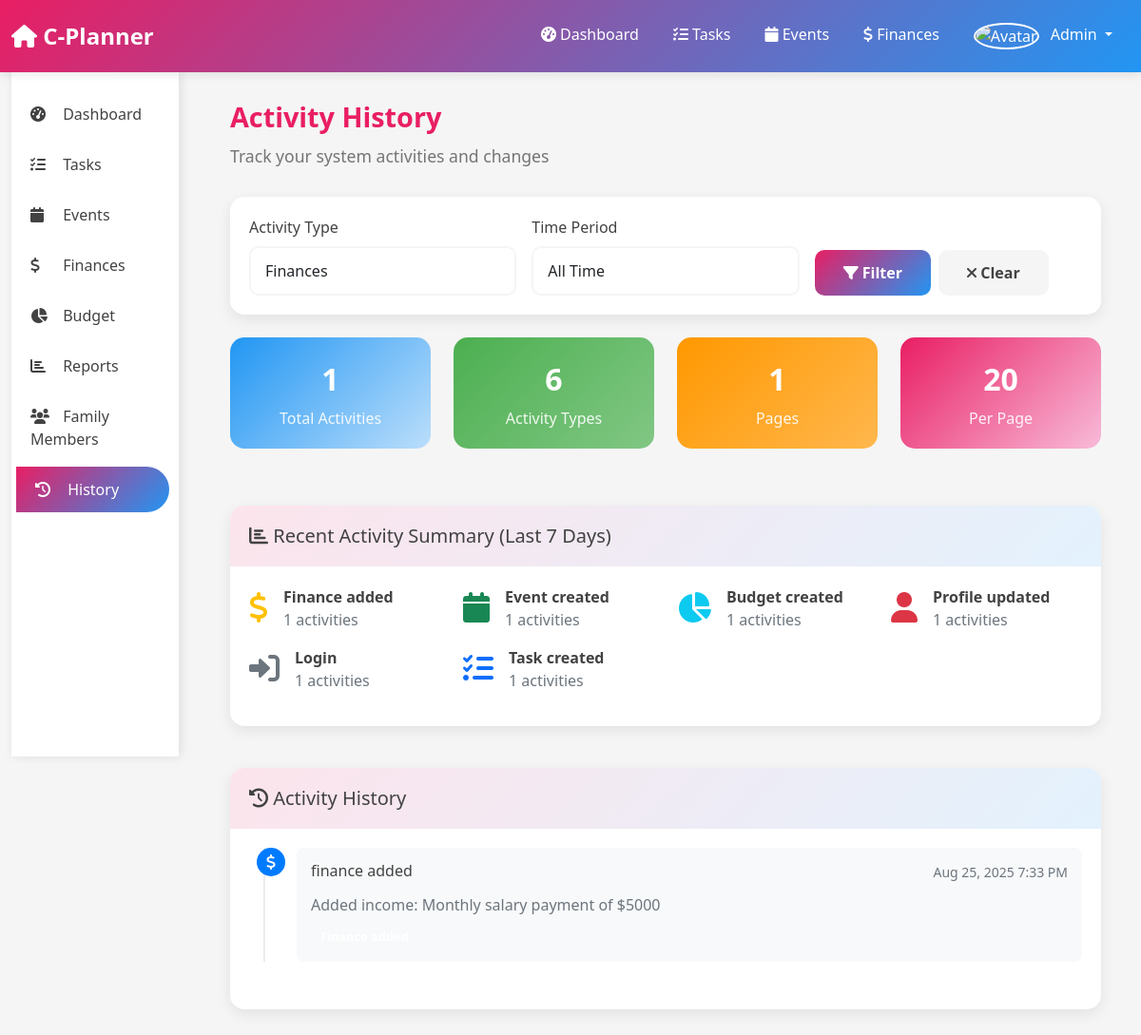
Page /history.php?type=finance (signed in) on the committed database.
### tables this page shows
CREATE TABLE activity_log (
    id INT PRIMARY KEY AUTO_INCREMENT,
    user_id INT NOT NULL,
    activity_type ENUM('task_created', 'task_completed', 'task_updated', 'event_created', 'event_updated', 'finance_added', 'finance_updated', 'budget_created', 'budget_updated', 'profile_updated', 'login', 'logout') NOT NULL,
    description TEXT NOT NULL,
    entity_type ENUM('task', 'event', 'finance', 'budget', 'profile', 'system') NOT NULL,
    entity_id INT,
    ip_address VARCHAR(45),
    user_agent TEXT,
    created_at TIMESTAMP DEFAULT CURRENT_TIMESTAMP,
    FOREIGN KEY (user_id) REFERENCES users(id) ON DELETE CASCADE
);

### history.php (the view, shortened to what this page needs)
<?php
$database = new Database();
$db = $database->getConnection();
$filter_type = $_GET['type'] ?? 'all';
$filter_date = $_GET['date'] ?? 'all';
$page = max(1, intval($_GET['page'] ?? 1));
$per_page = 20;
$offset = ($page - 1) * $per_page;
$where_conditions = ["user_id = ?"];
$params = [$_SESSION['user_id']];
if ($filter_type != 'all') {
    $where_conditions[] = "entity_type = ?";
    $params[] = $filter_type;
}
$where_clause = implode(' AND ', $where_conditions);
$count_query = "SELECT COUNT(*) as total FROM activity_log WHERE $where_clause";
$count_stmt = $db->prepare($count_query);
$count_stmt->execute($params);
$total_records = $count_stmt->fetch(PDO::FETCH_ASSOC)['total'];
$total_pages = ceil($total_records / $per_page);
$history_query = "SELECT * FROM activity_log WHERE $where_clause ORDER BY created_at DESC LIMIT ? OFFSET ?";
$history_stmt = $db->prepare($history_query);
foreach ($params as $key => $value) {
    $history_stmt->bindValue($key + 1, $value);
}
$history_stmt->bindValue(count($params) + 1, (int)$per_page, PDO::PARAM_INT);
$history_stmt->bindValue(count($params) + 2, (int)$offset, PDO::PARAM_INT);
$history_stmt->execute();
$activities = $history_stmt->fetchAll(PDO::FETCH_ASSOC);
$recent_query = "SELECT activity_type, COUNT(*) as count FROM activity_log
                 WHERE user_id = ? AND created_at >= DATE_SUB(NOW(), INTERVAL 7 DAY)
                 GROUP BY activity_type ORDER BY count DESC";
$recent_stmt = $db->prepare($recent_query);
$recent_stmt->execute([$_SESSION['user_id']]);
$recent_activities = $recent_stmt->fetchAll(PDO::FETCH_ASSOC);
include 'includes/header.php';
?>
<div class="page-header">
    <h1 class="page-title">Activity History</h1>
    <p class="page-subtitle">Track your system activities and changes</p>
</div>
<div class="card mb-4">
    <div class="card-body">
        <form method="GET" class="row g-3">
            <div class="col-md-4">
                <label for="type" class="form-label">Activity Type</label>
                <select class="form-control" id="type" name="type">
                    <option value="finance" <?php echo $filter_type == 'finance' ? 'selected' : ''; ?>>Finances</option>
                </select>
            </div>
            <div class="col-md-4">
                <label for="date" class="form-label">Time Period</label>
                <select class="form-control" id="date" name="date">
                    <option value="all" <?php echo $filter_date == 'all' ? 'selected' : ''; ?>>All Time</option>
                </select>
            </div>
            <div class="col-md-4 d-flex align-items-end">
                <button type="submit" class="btn btn-primary me-2">
                    <i class="fas fa-filter"></i> Filter
                </button>
                <a href="history.php" class="btn btn-secondary">
                    <i class="fas fa-times"></i> Clear
                </a>
            </div>
        </form>
    </div>
</div>
<div class="row mb-4">
    <div class="col-lg-3 col-md-6 mb-3">
        <div class="stats-card blue">
            <div class="stats-number"><?php echo $total_records; ?></div>
            <div class="stats-label">Total Activities</div>
        </div>
    </div>
    <div class="col-lg-3 col-md-6 mb-3">
        <div class="stats-card green">
            <div class="stats-number"><?php echo count($recent_activities); ?></div>
            <div class="stats-label">Activity Types</div>
        </div>
    </div>
    <div class="col-lg-3 col-md-6 mb-3">
        <div class="stats-card orange">
            <div class="stats-number"><?php echo $total_pages; ?></div>
            <div class="stats-label">Pages</div>
        </div>
    </div>
    <div class="col-lg-3 col-md-6 mb-3">
        <div class="stats-card pink">
            <div class="stats-number"><?php echo $per_page; ?></div>
            <div class="stats-label">Per Page</div>
        </div>
    </div>
</div>
<?php if (!empty($recent_activities)): ?>
<div class="row mb-4">
    <div class="col-12">
        <div class="card">
            <div class="card-header">
                <h5 class="mb-0">
                    <i class="fas fa-chart-bar"></i> Recent Activity Summary (Last 7 Days)
                </h5>
            </div>
            <div class="card-body">
                <div class="row">
                    <?php foreach ($recent_activities as $activity): ?>
                        <div class="col-md-3 col-sm-6 mb-3">
                            <div class="d-flex align-items-center">
                                <div class="activity-icon me-3">
                                    <?php
                                    $icon = '';
                                    $color = '';
                                    switch ($activity['activity_type']) {
                                        case 'task_created':
                                        case 'task_completed':
                                        case 'task_updated':
                                            $icon = 'fas fa-tasks';
                                            $color = 'text-primary';
                                            break;
                                        case 'event_created':
                                        case 'event_updated':
                                            $icon = 'fas fa-calendar';
                                            $color = 'text-success';
                                            break;
                                        case 'finance_added':
                                        case 'finance_updated':
                                            $icon = 'fas fa-dollar-sign';
                                            $color = 'text-warning';
                                            break;
                                        case 'budget_created':
                                        case 'budget_updated':
                                            $icon = 'fas fa-chart-pie';
                                            $color = 'text-info';
                                            break;
                                        case 'profile_updated':
                                            $icon = 'fas fa-user';
                                            $color = 'text-danger';
                                            break;
                                        case 'login':
                                        case 'logout':
                                            $icon = 'fas fa-sign-in-alt';
                                            $color = 'text-secondary';
                                            break;
                                    }
                                    ?>
                                    <i class="<?php echo $icon; ?> <?php echo $color; ?> fa-2x"></i>
                                </div>
                                <div>
                                    <div class="fw-bold"><?php echo ucfirst(str_replace('_', ' ', $activity['activity_type'])); ?></div>
                                    <div class="text-muted"><?php echo $activity['count']; ?> activities</div>
                                </div>
                            </div>
                        </div>
                    <?php endforeach; ?>
                </div>
            </div>
        </div>
    </div>
</div>
<?php endif; ?>
<div class="card">
    <div class="card-header">
        <h5 class="mb-0">
            <i class="fas fa-history"></i> Activity History
        </h5>
    </div>
    <div class="card-body">
        <?php if (empty($activities)): ?>
            <p class="text-muted text-center">No activities found for the selected filters.</p>
        <?php else: ?>
            <div class="d-none d-md-block">
                <div class="timeline">
                    <?php foreach ($activities as $activity): ?>
                        <div class="timeline-item">
                            <div class="timeline-marker">
                                <?php
                                $icon = '';
                                switch ($activity['activity_type']) {
                                    case 'finance_added':
                                    case 'finance_updated':
                                        $icon = 'fas fa-dollar-sign';
                                        break;
                                }
                                ?>
                                <i class="<?php echo $icon; ?> text-white"></i>
                            </div>
                            <div class="timeline-content">
                                <div class="timeline-header">
                                    <h6 class="mb-1"><?php echo htmlspecialchars(str_replace('_', ' ', $activity['activity_type'])); ?></h6>
                                    <small class="text-muted">
                                        <?php echo date('M j, Y g:i A', strtotime($activity['created_at'])); ?>
                                    </small>
                                </div>
                                <div class="timeline-body">
                                    <p class="mb-2"><?php echo htmlspecialchars($activity['description']); ?></p>
                                    <span class="badge badge-info"><?php echo ucfirst(str_replace('_', ' ', $activity['activity_type'])); ?></span>
                                </div>
                            </div>
                        </div>
                    <?php endforeach; ?>
                </div>
            </div>
        <?php endif; ?>
    </div>
</div>
<?php include 'includes/footer.php'; ?>

### assets/css/style.css (style rules this page uses)
:root { --primary-pink: #e91e63; --secondary-pink: #f8bbd9; --light-pink: #fce4ec; --primary-blue: #2196f3; --secondary-blue: #bbdefb; --light-blue: #e3f2fd; --dark-blue: #1976d2; --white: #ffffff; --light-gray: #f5f5f5; --gray: #757575; --dark-gray: #424242; --success: #4caf50; --warning: #ff9800; --danger: #f44336; --info: #00bcd4; }
* { margin: 0; padding: 0; box-sizing: border-box; }
body { font-family: 'Segoe UI', Tahoma, Geneva, Verdana, sans-serif; background: linear-gradient(135deg, var(--light-pink) 0%, var(--light-blue) 100%); min-height: 100vh; color: var(--dark-gray); overflow-x: hidden; }
.form-control { width: 100%; padding: 12px 15px; border: 2px solid var(--light-gray); border-radius: 10px; font-size: 16px; transition: all 0.3s ease; }
.btn { padding: 12px 30px; border: none; border-radius: 10px; font-size: 16px; font-weight: 600; cursor: pointer; transition: all 0.3s ease; text-decoration: none; display: inline-block; text-align: center; }
.btn-primary { background: linear-gradient(135deg, var(--primary-pink), var(--primary-blue)); color: var(--white); }
.btn-secondary { background: var(--light-gray); color: var(--dark-gray); }
.page-header { margin-bottom: 30px; }
.page-title { color: var(--primary-pink); font-size: 2rem; font-weight: bold; margin-bottom: 10px; }
.page-subtitle { color: var(--gray); font-size: 1.1rem; }
.card { background: var(--white); border-radius: 15px; box-shadow: 0 5px 15px rgba(0, 0, 0, 0.08); border: none; margin-bottom: 20px; overflow: hidden; }
.card-header { background: linear-gradient(135deg, var(--light-pink), var(--light-blue)); border-bottom: none; padding: 20px; font-weight: 600; color: var(--dark-gray); }
.card-body { padding: 20px; }
.stats-card { text-align: center; padding: 20px; border-radius: 15px; margin-bottom: 20px; transition: all 0.3s ease; }
.stats-card.pink { background: linear-gradient(135deg, var(--primary-pink), var(--secondary-pink)); color: var(--white); }
.stats-card.blue { background: linear-gradient(135deg, var(--primary-blue), var(--secondary-blue)); color: var(--white); }
.stats-card.green { background: linear-gradient(135deg, var(--success), #81c784); color: var(--white); }
.stats-card.orange { background: linear-gradient(135deg, var(--warning), #ffb74d); color: var(--white); }
.stats-number { font-size: 2.5rem; font-weight: bold; margin-bottom: 5px; }
.stats-label { font-size: 1rem; opacity: 0.9; }
.badge { padding: 5px 10px; border-radius: 15px; font-size: 0.8rem; font-weight: 600; }
@media (max-width: 1200px) { .stats-number { font-size: 2rem; } }
@media (max-width: 1200px) { .page-title { font-size: 1.8rem; } }

### history.php (style rules this page uses)
.timeline { position: relative; padding-left: 30px; }
.timeline::before { content: ''; position: absolute; left: 15px; top: 0; bottom: 0; width: 2px; background: #e9ecef; }
.timeline-item { position: relative; margin-bottom: 30px; }
.timeline-marker { position: absolute; left: -22px; top: 0; width: 30px; height: 30px; border-radius: 50%; background: #007bff; display: flex; align-items: center; justify-content: center; z-index: 1; }
.timeline-content { background: #f8f9fa; border-radius: 8px; padding: 15px; margin-left: 20px; }
.timeline-header { display: flex; justify-content: space-between; align-items: flex-start; margin-bottom: 10px; }
.timeline-body p { margin-bottom: 10px; color: #6c757d; }

### rows in the picture
activity_log: activity_type "finance added", created_at "Aug 25, 2025 7:33 PM", description "Added income: Monthly salary payment of $5000"

### other values in the picture
$_SESSION['user_name'] "Admin"
$total_records "1"
count($recent_activities) "6"
$total_pages "1"
$per_page "20"
str_replace('_', ' ', $activity['activity_type']) "Finance added"
$activity['count'] "1"
str_replace('_', ' ', $activity['activity_type']) "Event created"
str_replace('_', ' ', $activity['activity_type']) "Budget created"
str_replace('_', ' ', $activity['activity_type']) "Profile updated"
str_replace('_', ' ', $activity['activity_type']) "Login"
str_replace('_', ' ', $activity['activity_type']) "Task created"
